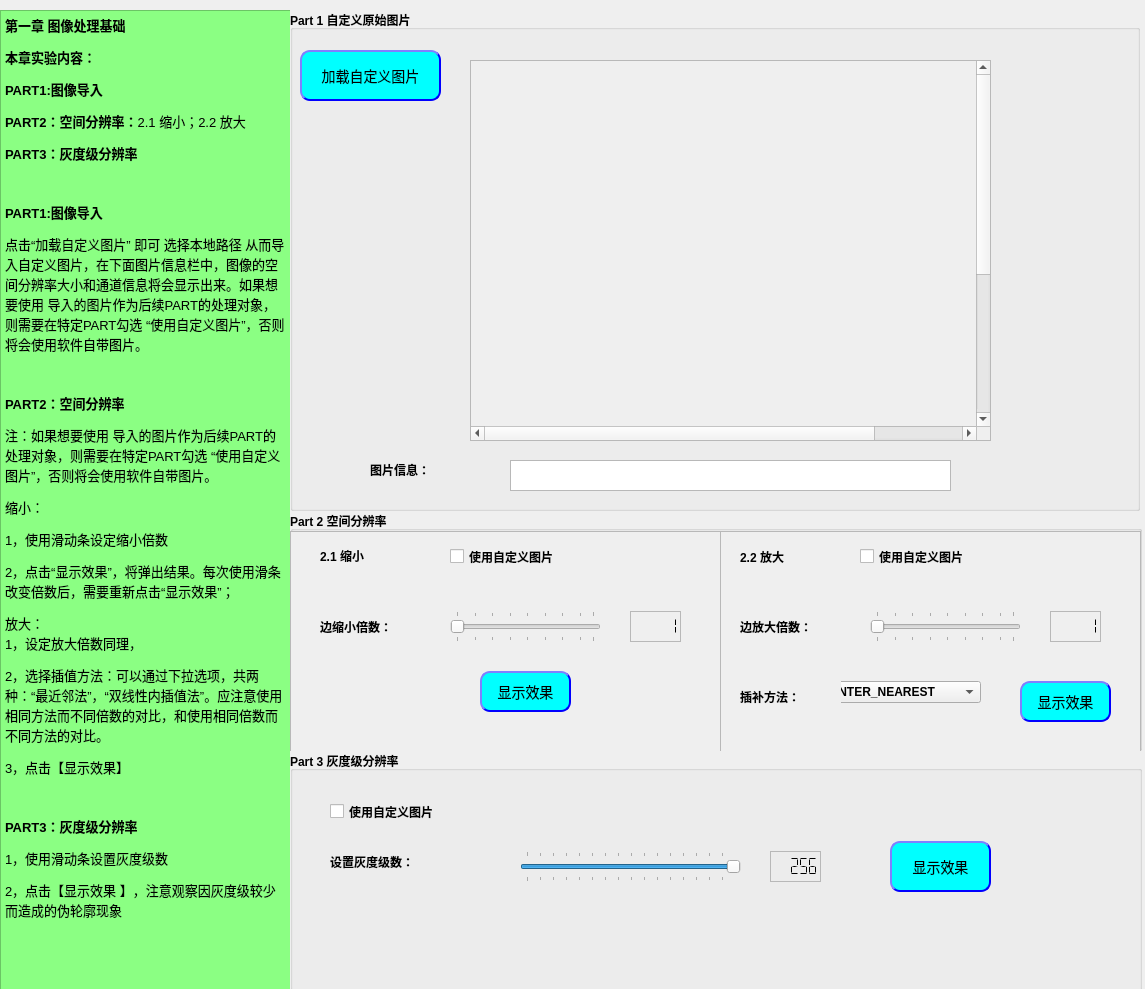
<?xml version="1.0" encoding="UTF-8"?>
<ui version="4.0">
 <class>SAEE_chapter2</class>
 <widget class="QMainWindow" name="SAEE_chapter2">
  <property name="geometry">
   <rect>
    <x>0</x>
    <y>0</y>
    <width>1145</width>
    <height>989</height>
   </rect>
  </property>
  <property name="minimumSize">
   <size>
    <width>0</width>
    <height>0</height>
   </size>
  </property>
  <property name="maximumSize">
   <size>
    <width>1145</width>
    <height>989</height>
   </size>
  </property>
  <property name="font">
   <font>
    <weight>75</weight>
    <bold>true</bold>
   </font>
  </property>
  <property name="windowTitle">
   <string>chapter 2 . 图像处理基础</string>
  </property>
  <property name="windowIcon">
   <iconset>
    <normaloff>pic/logo.png</normaloff>pic/logo.png</iconset>
  </property>
  <widget class="QWidget" name="centralwidget">
   <property name="sizePolicy">
    <sizepolicy hsizetype="Fixed" vsizetype="Fixed">
     <horstretch>0</horstretch>
     <verstretch>0</verstretch>
    </sizepolicy>
   </property>
   <widget class="QTextBrowser" name="textBrowser">
    <property name="geometry">
     <rect>
      <x>0</x>
      <y>10</y>
      <width>291</width>
      <height>981</height>
     </rect>
    </property>
    <property name="styleSheet">
     <string notr="true">font: 9pt &quot;Roman&quot;;
color: rgb(0, 0, 0);
background-color: rgb(139, 255, 131);</string>
    </property>
    <property name="html">
     <string>&lt;!DOCTYPE HTML PUBLIC &quot;-//W3C//DTD HTML 4.0//EN&quot; &quot;http://www.w3.org/TR/REC-html40/strict.dtd&quot;&gt;
&lt;html&gt;&lt;head&gt;&lt;meta name=&quot;qrichtext&quot; content=&quot;1&quot; /&gt;&lt;style type=&quot;text/css&quot;&gt;
p, li { white-space: pre-wrap; }
&lt;/style&gt;&lt;/head&gt;&lt;body style=&quot; font-family:'Roman'; font-size:9pt; font-weight:400; font-style:normal;&quot;&gt;
&lt;p style=&quot; margin-top:12px; margin-bottom:12px; margin-left:0px; margin-right:0px; -qt-block-indent:0; text-indent:0px;&quot;&gt;&lt;span style=&quot; font-family:'SimSun'; font-size:10pt; font-weight:600;&quot;&gt;第一章 图像处理基础&lt;/span&gt;&lt;/p&gt;
&lt;p style=&quot; margin-top:12px; margin-bottom:12px; margin-left:0px; margin-right:0px; -qt-block-indent:0; text-indent:0px;&quot;&gt;&lt;span style=&quot; font-family:'SimSun'; font-size:10pt; font-weight:600;&quot;&gt;本章实验内容：&lt;/span&gt;&lt;/p&gt;
&lt;p style=&quot; margin-top:12px; margin-bottom:12px; margin-left:0px; margin-right:0px; -qt-block-indent:0; text-indent:0px;&quot;&gt;&lt;span style=&quot; font-family:'SimSun'; font-size:10pt; font-weight:600;&quot;&gt;PART1:图像导入&lt;/span&gt;&lt;/p&gt;
&lt;p style=&quot; margin-top:12px; margin-bottom:12px; margin-left:0px; margin-right:0px; -qt-block-indent:0; text-indent:0px;&quot;&gt;&lt;span style=&quot; font-family:'SimSun'; font-size:10pt; font-weight:600;&quot;&gt;PART2：空间分辨率：&lt;/span&gt;&lt;span style=&quot; font-family:'SimSun'; font-size:10pt;&quot;&gt;2.1 缩小；2.2 放大&lt;/span&gt;&lt;/p&gt;
&lt;p style=&quot; margin-top:12px; margin-bottom:12px; margin-left:0px; margin-right:0px; -qt-block-indent:0; text-indent:0px;&quot;&gt;&lt;span style=&quot; font-family:'SimSun'; font-size:10pt; font-weight:600;&quot;&gt;PART3：灰度级分辨率&lt;/span&gt;&lt;/p&gt;
&lt;p style=&quot;-qt-paragraph-type:empty; margin-top:12px; margin-bottom:12px; margin-left:0px; margin-right:0px; -qt-block-indent:0; text-indent:0px; font-family:'SimSun'; font-size:10pt; font-weight:600;&quot;&gt;&lt;br /&gt;&lt;/p&gt;
&lt;p style=&quot; margin-top:12px; margin-bottom:12px; margin-left:0px; margin-right:0px; -qt-block-indent:0; text-indent:0px;&quot;&gt;&lt;span style=&quot; font-family:'SimSun'; font-size:10pt; font-weight:600;&quot;&gt;PART1:图像导入&lt;/span&gt;&lt;/p&gt;
&lt;p style=&quot; margin-top:12px; margin-bottom:12px; margin-left:0px; margin-right:0px; -qt-block-indent:0; text-indent:0px;&quot;&gt;&lt;span style=&quot; font-family:'SimSun'; font-size:10pt;&quot;&gt;点击“加载自定义图片” 即可 选择本地路径 从而导入自定义图片，在下面图片信息栏中，图像的空间分辨率大小和通道信息将会显示出来。如果想要使用 导入的图片作为后续PART的处理对象，则需要在特定PART勾选 “使用自定义图片”，否则将会使用软件自带图片。&lt;/span&gt;&lt;/p&gt;
&lt;p style=&quot;-qt-paragraph-type:empty; margin-top:12px; margin-bottom:12px; margin-left:0px; margin-right:0px; -qt-block-indent:0; text-indent:0px; font-family:'SimSun'; font-size:10pt;&quot;&gt;&lt;br /&gt;&lt;/p&gt;
&lt;p style=&quot; margin-top:12px; margin-bottom:12px; margin-left:0px; margin-right:0px; -qt-block-indent:0; text-indent:0px;&quot;&gt;&lt;span style=&quot; font-family:'SimSun'; font-size:10pt; font-weight:600;&quot;&gt;PART2：空间分辨率&lt;/span&gt;&lt;/p&gt;
&lt;p style=&quot; margin-top:12px; margin-bottom:12px; margin-left:0px; margin-right:0px; -qt-block-indent:0; text-indent:0px;&quot;&gt;&lt;span style=&quot; font-family:'SimSun'; font-size:10pt;&quot;&gt;注：如果想要使用 导入的图片作为后续PART的处理对象，则需要在特定PART勾选 “使用自定义图片”，否则将会使用软件自带图片。&lt;/span&gt;&lt;/p&gt;
&lt;p style=&quot; margin-top:12px; margin-bottom:12px; margin-left:0px; margin-right:0px; -qt-block-indent:0; text-indent:0px;&quot;&gt;&lt;span style=&quot; font-family:'SimSun'; font-size:10pt;&quot;&gt;缩小：&lt;/span&gt;&lt;/p&gt;
&lt;p style=&quot; margin-top:12px; margin-bottom:12px; margin-left:0px; margin-right:0px; -qt-block-indent:0; text-indent:0px;&quot;&gt;&lt;span style=&quot; font-family:'SimSun'; font-size:10pt;&quot;&gt;1，使用滑动条设定缩小倍数 &lt;/span&gt;&lt;/p&gt;
&lt;p style=&quot; margin-top:12px; margin-bottom:12px; margin-left:0px; margin-right:0px; -qt-block-indent:0; text-indent:0px;&quot;&gt;&lt;span style=&quot; font-family:'SimSun'; font-size:10pt;&quot;&gt;2，点击“显示效果”，将弹出结果。每次使用滑条 改变倍数后，需要重新点击“显示效果”；&lt;/span&gt;&lt;/p&gt;
&lt;p style=&quot; margin-top:12px; margin-bottom:12px; margin-left:0px; margin-right:0px; -qt-block-indent:0; text-indent:0px;&quot;&gt;&lt;span style=&quot; font-family:'SimSun'; font-size:10pt;&quot;&gt;放大：&lt;br /&gt;1，设定放大倍数同理，&lt;/span&gt;&lt;/p&gt;
&lt;p style=&quot; margin-top:12px; margin-bottom:12px; margin-left:0px; margin-right:0px; -qt-block-indent:0; text-indent:0px;&quot;&gt;&lt;span style=&quot; font-family:'SimSun'; font-size:10pt;&quot;&gt;2，选择插值方法：可以通过下拉选项，共两种：“最近邻法”，“双线性内插值法”。应注意使用相同方法而不同倍数的对比，和使用相同倍数而不同方法的对比。&lt;/span&gt;&lt;/p&gt;
&lt;p style=&quot; margin-top:12px; margin-bottom:12px; margin-left:0px; margin-right:0px; -qt-block-indent:0; text-indent:0px;&quot;&gt;&lt;span style=&quot; font-family:'SimSun'; font-size:10pt;&quot;&gt;3，点击【显示效果】&lt;/span&gt;&lt;/p&gt;
&lt;p style=&quot; margin-top:12px; margin-bottom:12px; margin-left:0px; margin-right:0px; -qt-block-indent:0; text-indent:0px;&quot;&gt;&lt;span style=&quot; font-family:'SimSun'; font-size:10pt;&quot;&gt; &lt;/span&gt;&lt;/p&gt;
&lt;p style=&quot; margin-top:12px; margin-bottom:12px; margin-left:0px; margin-right:0px; -qt-block-indent:0; text-indent:0px;&quot;&gt;&lt;span style=&quot; font-family:'SimSun'; font-size:10pt; font-weight:600;&quot;&gt;PART3：灰度级分辨率&lt;/span&gt;&lt;/p&gt;
&lt;p style=&quot; margin-top:12px; margin-bottom:12px; margin-left:0px; margin-right:0px; -qt-block-indent:0; text-indent:0px;&quot;&gt;&lt;span style=&quot; font-family:'SimSun'; font-size:10pt;&quot;&gt;1，使用滑动条设置灰度级数&lt;/span&gt;&lt;/p&gt;
&lt;p style=&quot; margin-top:12px; margin-bottom:12px; margin-left:0px; margin-right:0px; -qt-block-indent:0; text-indent:0px;&quot;&gt;&lt;span style=&quot; font-family:'SimSun'; font-size:10pt;&quot;&gt;2，点击【显示效果 】，注意观察因灰度级较少而造成的伪轮廓现象&lt;/span&gt;&lt;/p&gt;
&lt;p style=&quot;-qt-paragraph-type:empty; margin-top:12px; margin-bottom:12px; margin-left:0px; margin-right:0px; -qt-block-indent:0; text-indent:0px; font-family:'SimSun'; font-size:10pt;&quot;&gt;&lt;br /&gt;&lt;/p&gt;&lt;/body&gt;&lt;/html&gt;</string>
    </property>
   </widget>
   <widget class="QWidget" name="layoutWidget">
    <property name="geometry">
     <rect>
      <x>290</x>
      <y>10</y>
      <width>852</width>
      <height>981</height>
     </rect>
    </property>
    <layout class="QVBoxLayout" name="verticalLayout">
     <property name="spacing">
      <number>0</number>
     </property>
     <item>
      <widget class="QGroupBox" name="Box_p1">
       <property name="sizePolicy">
        <sizepolicy hsizetype="Preferred" vsizetype="Preferred">
         <horstretch>0</horstretch>
         <verstretch>0</verstretch>
        </sizepolicy>
       </property>
       <property name="minimumSize">
        <size>
         <width>850</width>
         <height>501</height>
        </size>
       </property>
       <property name="maximumSize">
        <size>
         <width>850</width>
         <height>501</height>
        </size>
       </property>
       <property name="font">
        <font>
         <weight>75</weight>
         <bold>true</bold>
        </font>
       </property>
       <property name="autoFillBackground">
        <bool>true</bool>
       </property>
       <property name="styleSheet">
        <string notr="true"/>
       </property>
       <property name="title">
        <string>Part 1 自定义原始图片</string>
       </property>
       <widget class="QLabel" name="LB_1">
        <property name="geometry">
         <rect>
          <x>80</x>
          <y>450</y>
          <width>81</width>
          <height>20</height>
         </rect>
        </property>
        <property name="sizePolicy">
         <sizepolicy hsizetype="Preferred" vsizetype="Preferred">
          <horstretch>0</horstretch>
          <verstretch>0</verstretch>
         </sizepolicy>
        </property>
        <property name="minimumSize">
         <size>
          <width>45</width>
          <height>16</height>
         </size>
        </property>
        <property name="text">
         <string>图片信息：</string>
        </property>
       </widget>
       <widget class="QToolButton" name="selectpicture">
        <property name="enabled">
         <bool>true</bool>
        </property>
        <property name="geometry">
         <rect>
          <x>10</x>
          <y>40</y>
          <width>141</width>
          <height>51</height>
         </rect>
        </property>
        <property name="sizePolicy">
         <sizepolicy hsizetype="Preferred" vsizetype="Preferred">
          <horstretch>0</horstretch>
          <verstretch>0</verstretch>
         </sizepolicy>
        </property>
        <property name="minimumSize">
         <size>
          <width>81</width>
          <height>21</height>
         </size>
        </property>
        <property name="styleSheet">
         <string notr="true">

QToolButton
                     {text-align : center;
                     background-color : rgb(0, 255, 255);
                     font: bold;
                     border-color: blue;
                     border-width: 2px;
                     border-radius: 10px;
                     padding: 6px;
                     height : 14px;
                     border-style: outset;
                     font : 14px;}
                     QToolButton:hover
                     {text-align : center;
                     color : red;
                     font: bold;
                     border-color: gray;
                     border-width: 2px;
                     border-radius: 10px;
                     padding: 6px;
                     height : 14px;
                     border-style: outset;
                     font : 14px;}

</string>
        </property>
        <property name="text">
         <string>加载自定义图片</string>
        </property>
       </widget>
       <widget class="QTextBrowser" name="information">
        <property name="geometry">
         <rect>
          <x>220</x>
          <y>450</y>
          <width>441</width>
          <height>31</height>
         </rect>
        </property>
        <property name="sizePolicy">
         <sizepolicy hsizetype="Preferred" vsizetype="Preferred">
          <horstretch>0</horstretch>
          <verstretch>0</verstretch>
         </sizepolicy>
        </property>
        <property name="minimumSize">
         <size>
          <width>311</width>
          <height>21</height>
         </size>
        </property>
       </widget>
       <widget class="QScrollArea" name="scrollArea">
        <property name="geometry">
         <rect>
          <x>180</x>
          <y>50</y>
          <width>521</width>
          <height>381</height>
         </rect>
        </property>
        <property name="minimumSize">
         <size>
          <width>521</width>
          <height>381</height>
         </size>
        </property>
        <property name="widgetResizable">
         <bool>true</bool>
        </property>
        <widget class="QWidget" name="scrollAreaWidgetContents">
         <property name="geometry">
          <rect>
           <x>-131</x>
           <y>0</y>
           <width>629</width>
           <height>622</height>
          </rect>
         </property>
         <layout class="QFormLayout" name="formLayout">
          <item row="0" column="0">
           <widget class="QLabel" name="LB_pic_1">
            <property name="sizePolicy">
             <sizepolicy hsizetype="Preferred" vsizetype="Preferred">
              <horstretch>0</horstretch>
              <verstretch>0</verstretch>
             </sizepolicy>
            </property>
            <property name="minimumSize">
             <size>
              <width>600</width>
              <height>600</height>
             </size>
            </property>
            <property name="text">
             <string/>
            </property>
           </widget>
          </item>
         </layout>
        </widget>
       </widget>
      </widget>
     </item>
     <item>
      <widget class="QGroupBox" name="Box_p2">
       <property name="sizePolicy">
        <sizepolicy hsizetype="Preferred" vsizetype="Preferred">
         <horstretch>0</horstretch>
         <verstretch>0</verstretch>
        </sizepolicy>
       </property>
       <property name="minimumSize">
        <size>
         <width>0</width>
         <height>0</height>
        </size>
       </property>
       <property name="autoFillBackground">
        <bool>true</bool>
       </property>
       <property name="styleSheet">
        <string notr="true"/>
       </property>
       <property name="title">
        <string>Part 2 空间分辨率</string>
       </property>
       <widget class="QFrame" name="frame21">
        <property name="geometry">
         <rect>
          <x>0</x>
          <y>20</y>
          <width>431</width>
          <height>251</height>
         </rect>
        </property>
        <property name="sizePolicy">
         <sizepolicy hsizetype="Preferred" vsizetype="Preferred">
          <horstretch>0</horstretch>
          <verstretch>0</verstretch>
         </sizepolicy>
        </property>
        <property name="autoFillBackground">
         <bool>true</bool>
        </property>
        <property name="frameShape">
         <enum>QFrame::StyledPanel</enum>
        </property>
        <property name="frameShadow">
         <enum>QFrame::Raised</enum>
        </property>
        <widget class="QLabel" name="LB_p_21">
         <property name="geometry">
          <rect>
           <x>30</x>
           <y>70</y>
           <width>101</width>
           <height>51</height>
          </rect>
         </property>
         <property name="sizePolicy">
          <sizepolicy hsizetype="Preferred" vsizetype="Preferred">
           <horstretch>0</horstretch>
           <verstretch>0</verstretch>
          </sizepolicy>
         </property>
         <property name="text">
          <string>边缩小倍数：</string>
         </property>
        </widget>
        <widget class="QSlider" name="SL_1_21">
         <property name="geometry">
          <rect>
           <x>160</x>
           <y>80</y>
           <width>151</width>
           <height>31</height>
          </rect>
         </property>
         <property name="sizePolicy">
          <sizepolicy hsizetype="Preferred" vsizetype="Preferred">
           <horstretch>0</horstretch>
           <verstretch>0</verstretch>
          </sizepolicy>
         </property>
         <property name="cursor">
          <cursorShape>UpArrowCursor</cursorShape>
         </property>
         <property name="minimum">
          <number>1</number>
         </property>
         <property name="maximum">
          <number>32</number>
         </property>
         <property name="sliderPosition">
          <number>1</number>
         </property>
         <property name="orientation">
          <enum>Qt::Horizontal</enum>
         </property>
         <property name="tickPosition">
          <enum>QSlider::TicksBothSides</enum>
         </property>
         <property name="tickInterval">
          <number>4</number>
         </property>
        </widget>
        <widget class="QToolButton" name="Bts_21">
         <property name="geometry">
          <rect>
           <x>190</x>
           <y>140</y>
           <width>91</width>
           <height>41</height>
          </rect>
         </property>
         <property name="sizePolicy">
          <sizepolicy hsizetype="Preferred" vsizetype="Preferred">
           <horstretch>0</horstretch>
           <verstretch>0</verstretch>
          </sizepolicy>
         </property>
         <property name="styleSheet">
          <string notr="true">

QToolButton
                     {text-align : center;
                     background-color : rgb(0, 255, 255);
                     font: bold;
                     border-color: blue;
                     border-width: 2px;
                     border-radius: 10px;
                     padding: 6px;
                     height : 14px;
                     border-style: outset;
                     font : 14px;}
                     QToolButton:hover
                     {text-align : center;
                     color : red;
                     font: bold;
                     border-color: gray;
                     border-width: 2px;
                     border-radius: 10px;
                     padding: 6px;
                     height : 14px;
                     border-style: outset;
                     font : 14px;}

</string>
         </property>
         <property name="text">
          <string>显示效果</string>
         </property>
        </widget>
        <widget class="QCheckBox" name="checkBox_21">
         <property name="geometry">
          <rect>
           <x>160</x>
           <y>10</y>
           <width>171</width>
           <height>31</height>
          </rect>
         </property>
         <property name="sizePolicy">
          <sizepolicy hsizetype="Preferred" vsizetype="Preferred">
           <horstretch>0</horstretch>
           <verstretch>0</verstretch>
          </sizepolicy>
         </property>
         <property name="minimumSize">
          <size>
           <width>171</width>
           <height>16</height>
          </size>
         </property>
         <property name="text">
          <string>使用自定义图片</string>
         </property>
        </widget>
        <widget class="QLabel" name="OL_21">
         <property name="geometry">
          <rect>
           <x>30</x>
           <y>9</y>
           <width>91</width>
           <height>31</height>
          </rect>
         </property>
         <property name="sizePolicy">
          <sizepolicy hsizetype="Preferred" vsizetype="Preferred">
           <horstretch>0</horstretch>
           <verstretch>0</verstretch>
          </sizepolicy>
         </property>
         <property name="minimumSize">
          <size>
           <width>91</width>
           <height>20</height>
          </size>
         </property>
         <property name="text">
          <string>2.1 缩小</string>
         </property>
        </widget>
        <widget class="QLCDNumber" name="LC_21">
         <property name="geometry">
          <rect>
           <x>340</x>
           <y>80</y>
           <width>51</width>
           <height>31</height>
          </rect>
         </property>
         <property name="font">
          <font>
           <pointsize>20</pointsize>
           <weight>75</weight>
           <bold>true</bold>
          </font>
         </property>
         <property name="styleSheet">
          <string notr="true">color: rgb(0, 0, 0);</string>
         </property>
         <property name="frameShape">
          <enum>QFrame::StyledPanel</enum>
         </property>
         <property name="lineWidth">
          <number>5</number>
         </property>
         <property name="midLineWidth">
          <number>5</number>
         </property>
         <property name="mode">
          <enum>QLCDNumber::Dec</enum>
         </property>
         <property name="segmentStyle">
          <enum>QLCDNumber::Flat</enum>
         </property>
         <property name="intValue" stdset="0">
          <number>1</number>
         </property>
        </widget>
       </widget>
       <widget class="QFrame" name="frame_22">
        <property name="geometry">
         <rect>
          <x>430</x>
          <y>20</y>
          <width>421</width>
          <height>251</height>
         </rect>
        </property>
        <property name="sizePolicy">
         <sizepolicy hsizetype="Preferred" vsizetype="Preferred">
          <horstretch>0</horstretch>
          <verstretch>0</verstretch>
         </sizepolicy>
        </property>
        <property name="autoFillBackground">
         <bool>true</bool>
        </property>
        <property name="frameShape">
         <enum>QFrame::StyledPanel</enum>
        </property>
        <property name="frameShadow">
         <enum>QFrame::Raised</enum>
        </property>
        <widget class="QLabel" name="LB_p_22">
         <property name="geometry">
          <rect>
           <x>20</x>
           <y>70</y>
           <width>101</width>
           <height>51</height>
          </rect>
         </property>
         <property name="sizePolicy">
          <sizepolicy hsizetype="Preferred" vsizetype="Preferred">
           <horstretch>0</horstretch>
           <verstretch>0</verstretch>
          </sizepolicy>
         </property>
         <property name="autoFillBackground">
          <bool>true</bool>
         </property>
         <property name="text">
          <string>边放大倍数：</string>
         </property>
        </widget>
        <widget class="QCheckBox" name="checkBox_22">
         <property name="geometry">
          <rect>
           <x>140</x>
           <y>10</y>
           <width>161</width>
           <height>31</height>
          </rect>
         </property>
         <property name="sizePolicy">
          <sizepolicy hsizetype="Preferred" vsizetype="Preferred">
           <horstretch>0</horstretch>
           <verstretch>0</verstretch>
          </sizepolicy>
         </property>
         <property name="text">
          <string>使用自定义图片</string>
         </property>
        </widget>
        <widget class="QSlider" name="SL_1_22">
         <property name="geometry">
          <rect>
           <x>150</x>
           <y>80</y>
           <width>151</width>
           <height>31</height>
          </rect>
         </property>
         <property name="sizePolicy">
          <sizepolicy hsizetype="Preferred" vsizetype="Preferred">
           <horstretch>0</horstretch>
           <verstretch>0</verstretch>
          </sizepolicy>
         </property>
         <property name="cursor">
          <cursorShape>UpArrowCursor</cursorShape>
         </property>
         <property name="minimum">
          <number>1</number>
         </property>
         <property name="maximum">
          <number>32</number>
         </property>
         <property name="sliderPosition">
          <number>1</number>
         </property>
         <property name="orientation">
          <enum>Qt::Horizontal</enum>
         </property>
         <property name="tickPosition">
          <enum>QSlider::TicksBothSides</enum>
         </property>
         <property name="tickInterval">
          <number>4</number>
         </property>
        </widget>
        <widget class="QLCDNumber" name="LC_22">
         <property name="geometry">
          <rect>
           <x>330</x>
           <y>80</y>
           <width>51</width>
           <height>31</height>
          </rect>
         </property>
         <property name="font">
          <font>
           <pointsize>20</pointsize>
           <weight>75</weight>
           <bold>true</bold>
          </font>
         </property>
         <property name="styleSheet">
          <string notr="true">color: rgb(0, 0, 0);</string>
         </property>
         <property name="frameShape">
          <enum>QFrame::StyledPanel</enum>
         </property>
         <property name="lineWidth">
          <number>5</number>
         </property>
         <property name="midLineWidth">
          <number>5</number>
         </property>
         <property name="mode">
          <enum>QLCDNumber::Dec</enum>
         </property>
         <property name="segmentStyle">
          <enum>QLCDNumber::Flat</enum>
         </property>
         <property name="intValue" stdset="0">
          <number>1</number>
         </property>
        </widget>
        <widget class="QComboBox" name="CB_22">
         <property name="geometry">
          <rect>
           <x>110</x>
           <y>150</y>
           <width>151</width>
           <height>22</height>
          </rect>
         </property>
         <property name="editable">
          <bool>false</bool>
         </property>
         <property name="insertPolicy">
          <enum>QComboBox::InsertAtBottom</enum>
         </property>
         <item>
          <property name="text">
           <string>INTER_NEAREST</string>
          </property>
         </item>
         <item>
          <property name="text">
           <string>INTER_LINEAR</string>
          </property>
         </item>
        </widget>
        <widget class="QToolButton" name="Bts_22">
         <property name="geometry">
          <rect>
           <x>300</x>
           <y>150</y>
           <width>91</width>
           <height>41</height>
          </rect>
         </property>
         <property name="sizePolicy">
          <sizepolicy hsizetype="Preferred" vsizetype="Preferred">
           <horstretch>0</horstretch>
           <verstretch>0</verstretch>
          </sizepolicy>
         </property>
         <property name="styleSheet">
          <string notr="true">

QToolButton
                     {text-align : center;
                     background-color : rgb(0, 255, 255);
                     font: bold;
                     border-color: blue;
                     border-width: 2px;
                     border-radius: 10px;
                     padding: 6px;
                     height : 14px;
                     border-style: outset;
                     font : 14px;}
                     QToolButton:hover
                     {text-align : center;
                     color : red;
                     font: bold;
                     border-color: gray;
                     border-width: 2px;
                     border-radius: 10px;
                     padding: 6px;
                     height : 14px;
                     border-style: outset;
                     font : 14px;}

</string>
         </property>
         <property name="text">
          <string>显示效果</string>
         </property>
        </widget>
        <widget class="QLabel" name="OL_22">
         <property name="geometry">
          <rect>
           <x>20</x>
           <y>10</y>
           <width>91</width>
           <height>31</height>
          </rect>
         </property>
         <property name="sizePolicy">
          <sizepolicy hsizetype="Preferred" vsizetype="Preferred">
           <horstretch>0</horstretch>
           <verstretch>0</verstretch>
          </sizepolicy>
         </property>
         <property name="text">
          <string>2.2 放大</string>
         </property>
        </widget>
        <widget class="QLabel" name="LB_p_23">
         <property name="geometry">
          <rect>
           <x>20</x>
           <y>140</y>
           <width>101</width>
           <height>51</height>
          </rect>
         </property>
         <property name="sizePolicy">
          <sizepolicy hsizetype="Preferred" vsizetype="Preferred">
           <horstretch>0</horstretch>
           <verstretch>0</verstretch>
          </sizepolicy>
         </property>
         <property name="autoFillBackground">
          <bool>true</bool>
         </property>
         <property name="text">
          <string>插补方法：</string>
         </property>
        </widget>
       </widget>
      </widget>
     </item>
     <item>
      <widget class="QGroupBox" name="Box_p3">
       <property name="sizePolicy">
        <sizepolicy hsizetype="Preferred" vsizetype="Preferred">
         <horstretch>0</horstretch>
         <verstretch>0</verstretch>
        </sizepolicy>
       </property>
       <property name="autoFillBackground">
        <bool>true</bool>
       </property>
       <property name="styleSheet">
        <string notr="true"/>
       </property>
       <property name="title">
        <string>Part 3 灰度级分辨率</string>
       </property>
       <widget class="QToolButton" name="Bts_3">
        <property name="geometry">
         <rect>
          <x>600</x>
          <y>90</y>
          <width>101</width>
          <height>51</height>
         </rect>
        </property>
        <property name="sizePolicy">
         <sizepolicy hsizetype="Preferred" vsizetype="Preferred">
          <horstretch>0</horstretch>
          <verstretch>0</verstretch>
         </sizepolicy>
        </property>
        <property name="styleSheet">
         <string notr="true">

QToolButton
                     {text-align : center;
                     background-color : rgb(0, 255, 255);
                     font: bold;
                     border-color: blue;
                     border-width: 2px;
                     border-radius: 10px;
                     padding: 6px;
                     height : 14px;
                     border-style: outset;
                     font : 14px;}
                     QToolButton:hover
                     {text-align : center;
                     color : red;
                     font: bold;
                     border-color: gray;
                     border-width: 2px;
                     border-radius: 10px;
                     padding: 6px;
                     height : 14px;
                     border-style: outset;
                     font : 14px;}

</string>
        </property>
        <property name="text">
         <string>显示效果</string>
        </property>
       </widget>
       <widget class="QCheckBox" name="checkBox_3">
        <property name="geometry">
         <rect>
          <x>40</x>
          <y>40</y>
          <width>141</width>
          <height>41</height>
         </rect>
        </property>
        <property name="sizePolicy">
         <sizepolicy hsizetype="Preferred" vsizetype="Preferred">
          <horstretch>0</horstretch>
          <verstretch>0</verstretch>
         </sizepolicy>
        </property>
        <property name="text">
         <string>使用自定义图片</string>
        </property>
       </widget>
       <widget class="QLabel" name="OL_2_2">
        <property name="geometry">
         <rect>
          <x>40</x>
          <y>90</y>
          <width>141</width>
          <height>41</height>
         </rect>
        </property>
        <property name="sizePolicy">
         <sizepolicy hsizetype="Preferred" vsizetype="Preferred">
          <horstretch>0</horstretch>
          <verstretch>0</verstretch>
         </sizepolicy>
        </property>
        <property name="text">
         <string>设置灰度级数：</string>
        </property>
       </widget>
       <widget class="QSlider" name="SL_3">
        <property name="geometry">
         <rect>
          <x>230</x>
          <y>100</y>
          <width>221</width>
          <height>31</height>
         </rect>
        </property>
        <property name="sizePolicy">
         <sizepolicy hsizetype="Preferred" vsizetype="Preferred">
          <horstretch>0</horstretch>
          <verstretch>0</verstretch>
         </sizepolicy>
        </property>
        <property name="cursor">
         <cursorShape>UpArrowCursor</cursorShape>
        </property>
        <property name="minimum">
         <number>2</number>
        </property>
        <property name="maximum">
         <number>256</number>
        </property>
        <property name="value">
         <number>256</number>
        </property>
        <property name="sliderPosition">
         <number>256</number>
        </property>
        <property name="orientation">
         <enum>Qt::Horizontal</enum>
        </property>
        <property name="tickPosition">
         <enum>QSlider::TicksBothSides</enum>
        </property>
        <property name="tickInterval">
         <number>16</number>
        </property>
       </widget>
       <widget class="QLCDNumber" name="LC_3">
        <property name="geometry">
         <rect>
          <x>480</x>
          <y>100</y>
          <width>51</width>
          <height>31</height>
         </rect>
        </property>
        <property name="font">
         <font>
          <pointsize>20</pointsize>
          <weight>75</weight>
          <bold>true</bold>
         </font>
        </property>
        <property name="styleSheet">
         <string notr="true">color: rgb(0, 0, 0);</string>
        </property>
        <property name="frameShape">
         <enum>QFrame::StyledPanel</enum>
        </property>
        <property name="lineWidth">
         <number>5</number>
        </property>
        <property name="midLineWidth">
         <number>5</number>
        </property>
        <property name="mode">
         <enum>QLCDNumber::Dec</enum>
        </property>
        <property name="segmentStyle">
         <enum>QLCDNumber::Flat</enum>
        </property>
        <property name="intValue" stdset="0">
         <number>256</number>
        </property>
       </widget>
      </widget>
     </item>
    </layout>
   </widget>
  </widget>
 </widget>
 <resources/>
 <connections/>
</ui>
